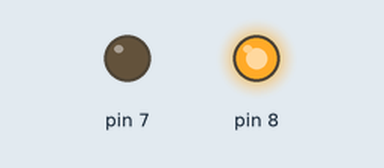
Simulated run of this sketch. Board: Arduino Uno, built with avr-gcc and run on an emulated ATmega328P. Parts: output pins drawn as LEDs (lit = HIGH).

Above: at 0.1 s.
Timing chart, 0 to 1.6 s (numbered marks = the images above):
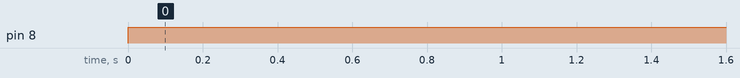

The sketch:

laserandphoto.ino
```cpp
/*       Project: Laser Tripwire Tutorial
 *       Written by: Chris Marella
 *       Date: January 24, 2018
 *       Version: 1.0
 *
  */

//Pin Definitions
const int saida = 8;
const int entrada = 7;


void setup() {
  //Pin Configurations
  //Outputs
  pinMode(7, OUTPUT);
  pinMode(8, OUTPUT);
   pinMode(A1, INPUT);

  //Inputs

Serial.begin(9600);
}

void loop() {

digitalWrite(7, LOW);
digitalWrite(8,HIGH);


  //if/else loop checks if photoresistor is high or low
  //Serial.println(digitalRead(photo));
  /*if(digitalRead(photo)==LOW){
    saida
  }else{
    digitalWrite(LED, LOW);
  }
*/
}
```

Measured:
- by itself, pin 8: LOW → HIGH at 0.00 s
